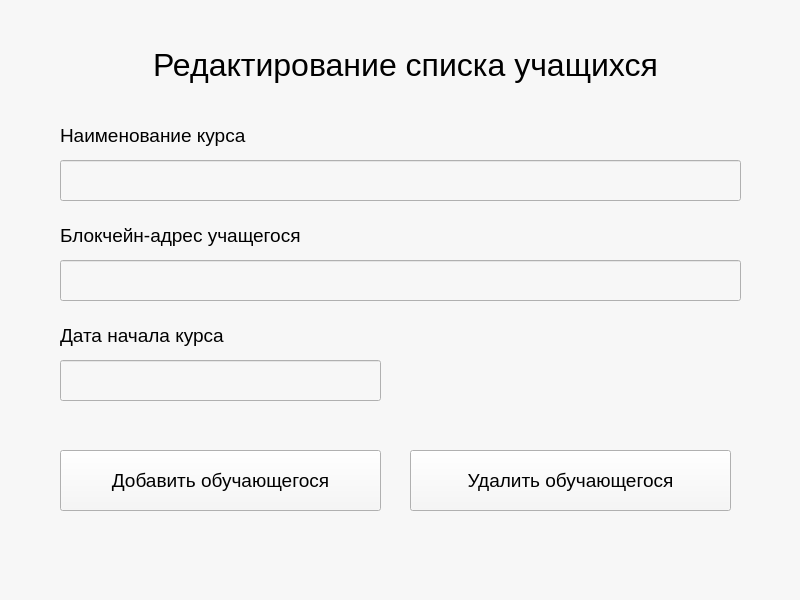
<?xml version="1.0" encoding="UTF-8"?>
<ui version="4.0">
 <class>MainWindow</class>
 <widget class="QMainWindow" name="MainWindow">
  <property name="geometry">
   <rect>
    <x>0</x>
    <y>0</y>
    <width>800</width>
    <height>600</height>
   </rect>
  </property>
  <property name="windowTitle">
   <string>MainWindow</string>
  </property>
  <property name="styleSheet">
   <string notr="true">background-color: rgb(247, 247, 247);</string>
  </property>
  <widget class="QWidget" name="centralwidget">
   <widget class="QLabel" name="label_2">
    <property name="geometry">
     <rect>
      <x>50</x>
      <y>30</y>
      <width>711</width>
      <height>71</height>
     </rect>
    </property>
    <property name="text">
     <string>&lt;html&gt;&lt;head/&gt;&lt;body&gt;&lt;p align=&quot;center&quot;&gt;&lt;span style=&quot; font-size:24pt;&quot;&gt;Редактирование списка учащихся&lt;/span&gt;&lt;/p&gt;&lt;/body&gt;&lt;/html&gt;</string>
    </property>
    <property name="textFormat">
     <enum>Qt::AutoText</enum>
    </property>
   </widget>
   <widget class="QLineEdit" name="lineEdit_3">
    <property name="geometry">
     <rect>
      <x>60</x>
      <y>360</y>
      <width>321</width>
      <height>41</height>
     </rect>
    </property>
   </widget>
   <widget class="QLabel" name="label_3">
    <property name="geometry">
     <rect>
      <x>60</x>
      <y>120</y>
      <width>431</width>
      <height>31</height>
     </rect>
    </property>
    <property name="font">
     <font>
      <pointsize>14</pointsize>
     </font>
    </property>
    <property name="text">
     <string>Наименование курса</string>
    </property>
   </widget>
   <widget class="QLabel" name="label_4">
    <property name="geometry">
     <rect>
      <x>60</x>
      <y>320</y>
      <width>271</width>
      <height>31</height>
     </rect>
    </property>
    <property name="font">
     <font>
      <pointsize>14</pointsize>
     </font>
    </property>
    <property name="text">
     <string>Дата начала курса</string>
    </property>
   </widget>
   <widget class="QLineEdit" name="lineEdit">
    <property name="geometry">
     <rect>
      <x>60</x>
      <y>160</y>
      <width>681</width>
      <height>41</height>
     </rect>
    </property>
   </widget>
   <widget class="QLabel" name="label_5">
    <property name="geometry">
     <rect>
      <x>60</x>
      <y>220</y>
      <width>271</width>
      <height>31</height>
     </rect>
    </property>
    <property name="font">
     <font>
      <pointsize>14</pointsize>
     </font>
    </property>
    <property name="text">
     <string>Блокчейн-адрес учащегося</string>
    </property>
   </widget>
   <widget class="QLineEdit" name="lineEdit_4">
    <property name="geometry">
     <rect>
      <x>60</x>
      <y>260</y>
      <width>681</width>
      <height>41</height>
     </rect>
    </property>
   </widget>
   <widget class="QPushButton" name="pushButton">
    <property name="geometry">
     <rect>
      <x>60</x>
      <y>450</y>
      <width>321</width>
      <height>61</height>
     </rect>
    </property>
    <property name="font">
     <font>
      <pointsize>14</pointsize>
     </font>
    </property>
    <property name="text">
     <string>Добавить обучающегося</string>
    </property>
   </widget>
   <widget class="QPushButton" name="pushButton_2">
    <property name="geometry">
     <rect>
      <x>410</x>
      <y>450</y>
      <width>321</width>
      <height>61</height>
     </rect>
    </property>
    <property name="font">
     <font>
      <pointsize>14</pointsize>
     </font>
    </property>
    <property name="text">
     <string>Удалить обучающегося</string>
    </property>
   </widget>
  </widget>
  <widget class="QMenuBar" name="menubar">
   <property name="geometry">
    <rect>
     <x>0</x>
     <y>0</y>
     <width>800</width>
     <height>22</height>
    </rect>
   </property>
  </widget>
  <widget class="QStatusBar" name="statusbar"/>
 </widget>
 <resources/>
 <connections/>
</ui>
